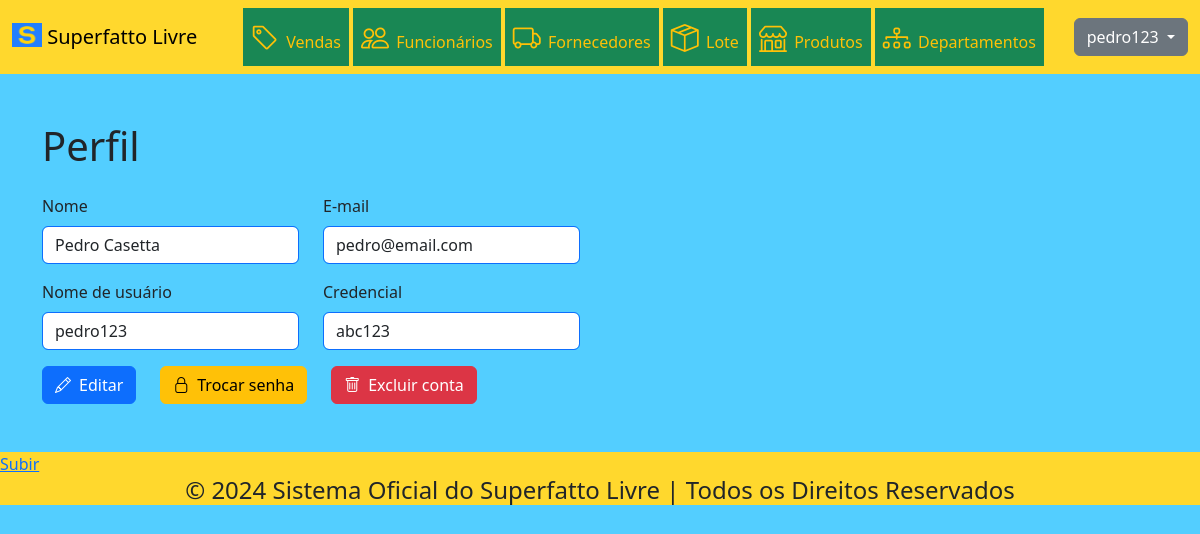
The app's page /conta/encaminharPerfil (signed in) with its own data.
### tables this page shows
CREATE TABLE IF NOT EXISTS `administrador` (
  `codigo` INT NOT NULL AUTO_INCREMENT,
  `cod_credencial` INT NOT NULL,
  PRIMARY KEY (`codigo`),
  INDEX `fk_administrador_credencial1_idx` (`cod_credencial` ASC),
  CONSTRAINT `fk_administrador_conta1`
    FOREIGN KEY (`codigo`)
    REFERENCES `conta` (`codigo`)
    ON DELETE NO ACTION
    ON UPDATE NO ACTION,
  CONSTRAINT `fk_administrador_credencial1`
    FOREIGN KEY (`cod_credencial`)
    REFERENCES `credencial` (`codigo`)
    ON DELETE NO ACTION
    ON UPDATE NO ACTION);

CREATE TABLE IF NOT EXISTS `conta` (
  `codigo` INT NOT NULL AUTO_INCREMENT,
  `nome` VARCHAR(45) NULL,
  `email` VARCHAR(45) NULL,
  `nome_usuario` VARCHAR(45) NULL,
  `senha` VARCHAR(255) NULL,
  `tipo` VARCHAR(45) NULL,
  PRIMARY KEY (`codigo`),
  UNIQUE INDEX `nome_usuario_UNIQUE` (`nome_usuario` ASC),
  UNIQUE INDEX `email_UNIQUE` (`email` ASC));

CREATE TABLE IF NOT EXISTS `credencial` (
  `codigo` INT NOT NULL,
  `nome` VARCHAR(45) NULL,
  PRIMARY KEY (`codigo`));

### App/Controller/BaseController.php (called while the page is built, shortened)
<?php
abstract class BaseController
{
    protected array $dados;
    public function __construct()
    {
        $this->dados = [];
    }
    public function renderizar(string $view)
    {
        $dados = $this->getDados();
        require_once PATH . '/App/View/layout/header.php';
        require_once PATH . '/App/View/layout/menu.php';
        require_once PATH . '/App/View/' . $view . '.php';
        require_once PATH . '/App/View/layout/footer.php';
    }
    public function getDados()
    {
        return $this->dados;
    }
    public function setDados($nomeChave, $valorDado)
    {
        if ($nomeChave != "" && $valorDado != "") {
            $this->dados[$nomeChave] = $valorDado;
        }
    }
}

### index.php (called while the page is built, shortened)
<?php
try
{
    $app = new App();
    $app->identificarController();
    $app->executarController();
} catch (Exception $excecao) {
    throw new Exception("Erro na execução do sistema", $excecao->getCode());
}

### App/Model/Entidades/Conta/Conta.php (called while the page is built, shortened)
<?php
abstract class Conta
{
    protected int $codigo;
    protected string $nome;
    protected string $email;
    protected string $nomeUsuario;
    protected string $tipo;
    public function __construct(int $codigo = 0, string $nome = "", string $email = "", string $nomeUsuario = "", string $senha = "",
        string $tipo = "")
    {
        $this->codigo = $codigo;
        $this->nome = $nome;
        $this->email = $email;
        $this->nomeUsuario = $nomeUsuario;
        $this->tipo = $tipo;
    }
    public static function localizar($codigo, $tipo)
    {
        $contaDAO = new ContaDAO();
        $resultado = $contaDAO->localizar($codigo, $tipo);
        return $resultado;
    }
    public function getCodigo() : int
    {
        return $this->codigo;
    }
    public function getNome() : string
    {
        return $this->nome;
    }
    public function getEmail() : string
    {
        return $this->email;
    }
    public function getNomeUsuario() : string
    {
        return $this->nomeUsuario;
    }
    public function getTipo() : string
    {
        return $this->tipo;
    }
}

### App/Model/DAO/BaseDAO.php (called while the page is built, shortened)
<?php
abstract class BaseDAO
{
    private $conexao;
    public function __construct()
    {
        $this->conexao = Conexao::getConexao();
    }
    public function select($sql)
    {
        return $this->conexao->query($sql);
    }
}

### App/Lib/Conexao.php (called while the page is built, shortened)
<?php
class Conexao
{
    public static function getConexao()
    {
        $dsn = DB_DRIVER . ':host=' . DB_HOST . ';dbname=' . DB_NAME . ";";
        $conexao = new PDO($dsn , DB_USER, DB_PASSWORD);
        $conexao->setAttribute(PDO::ATTR_ERRMODE, PDO::ERRMODE_EXCEPTION);
        return $conexao;
    }
}

### App/Model/DAO/ContaDAO.php (called while the page is built, shortened)
<?php
class ContaDAO extends BaseDAO
{
    public function localizar($codigo, $tipo)
    {
        try {
            if ($tipo == 'administrador') {
                $pdoStatement = $this->select("SELECT c.*, a.cod_credencial, cr.nome nome_credencial
                FROM conta c, administrador a, credencial cr
                WHERE c.codigo = $codigo AND a.codigo = $codigo AND cr.codigo = a.cod_credencial");
                $arrayResultado = $pdoStatement->fetch(PDO::FETCH_ASSOC);
                $conta = new Administrador(
                    $arrayResultado['codigo'],
                    $arrayResultado['nome'],
                    $arrayResultado['email'],
                    $arrayResultado['nome_usuario'],
                    $arrayResultado['senha'],
                    $arrayResultado['tipo'],
                    $arrayResultado['cod_credencial'],
                    $arrayResultado['nome_credencial']
                );
            }
            return $conta;
        }
        catch (Exception $excecao) {
            $erro = new Exception("Erro " . $excecao->getCode() . ". Erro no acesso aos dados");
            return $erro;
        }
    }
}

### App/Model/Entidades/Conta/Administrador.php (called while the page is built, shortened)
<?php
class Administrador extends Conta
{
    private Credencial $credencial;
    public function __construct(int $codigo = 0, string $nome = "", string $email = "", string $nomeUsuario = "", string $senha = "",
        string $tipo = "", int $cod_credencial = 0, string $nome_credencial = "")
    {
        $this->credencial = new Credencial($cod_credencial, $nome_credencial);
    }
    public function getCredencial() : Credencial
    {
        return $this->credencial;
    }
}

### App/Model/Entidades/Conta/Credencial.php (called while the page is built, shortened)
<?php
class Credencial
{
    private string $nome;
    public function __construct(int $codigo = 0, string $nome = "")
    {
        $this->nome = $nome;
    }
    public function getNome() : string
    {
        return $this->nome;
    }
}

### App/View/conta/perfil.php (the view, shortened to what this page needs)
<div class="container-sm my-5">
  <?php if (isset($dados['conta']) && !empty($dados['conta'])) { ?>
    <div class="row mb-3">
      <div class="col-auto">
        <h1>Perfil</h1>
      </div>
    </div>
    <div class="row mb-3">
        <div class="col-auto">
          <label for="nome" class="form-label">Nome</label>
          <input type="text" class="form-control border border-primary" id="nome" name="nome"
          value="<?= $dados['conta']->getNome() ?>" readonly>
        </div>
        <div class="col-auto">
            <label for="email" class="form-label">E-mail</label>
            <input type="text" class="form-control border border-primary" id="email" name="email"
            value="<?= $dados['conta']->getEmail() ?>" readonly>
        </div>
    </div>
    <div class="row mb-3">
      <div class="col-auto">
        <label for="nome_usuario" class="form-label">Nome de usuário</label>
        <input class="form-control border border-primary" id="nome_usuario" name="nome_usuario"
        value="<?= $dados['conta']->getNomeUsuario(); ?>" readonly>
      </div>
    <?php if ($dados['conta']->getTipo() == 'administrador') { ?>
        <div class="col-auto">
          <label for="credencial" class="form-label">Credencial</label>
          <input class="form-control border border-primary" id="credencial"
          name="credencial" value="<?= $dados['conta']->getCredencial()->getNome() ?>" readonly>
        </div>
    <?php } else if ($dados['conta']->getTipo() == 'cliente') { ?>
        <div class="col-auto">
          <label for="telefone" class="form-label">Telefone</label>
          <input class="form-control border border-primary" id="telefone" name="telefone"
          value="<?= $dados['conta']->getTelefone() ?>" readonly>
        </div>
    <?php } ?>
    </div>
    <div class="row">
      <div class="col-auto">
        <a href="http://<?=APP_HOST?>/conta/encaminharEdicao/<?= $dados['conta']->getCodigo() ?>" class="btn btn-primary">
            <i class="bi bi-pencil">&ensp;</i>Editar
        </a>
      </div>
      <div class="col-auto">
        <a href="http://<?=APP_HOST?>/conta/encaminharTrocaSenha/<?= $dados['conta']->getCodigo() ?>" class="btn btn-warning">
            <i class="bi bi-lock">&ensp;</i>Trocar senha
        </a>
      </div>
      <div class="col-auto">
        <a href="http://<?=APP_HOST?>/conta/encaminharExclusao/<?= $dados['conta']->getCodigo() ?>" class="btn btn-danger">
          <i class="bi bi-trash">&ensp;</i>Excluir conta
        </a>
      </div>
    </div>
  <?php } ?>
</div>

### public/css/estilo.css (style rules this page uses)
body { background-color: #53ceff; }

### records on screen
administrador: nome "Pedro Casetta", email "pedro@email.com", nome_usuario "pedro123", credencial "abc123"

### other values on screen
$sessao::getNomeUsuario() "pedro123"
